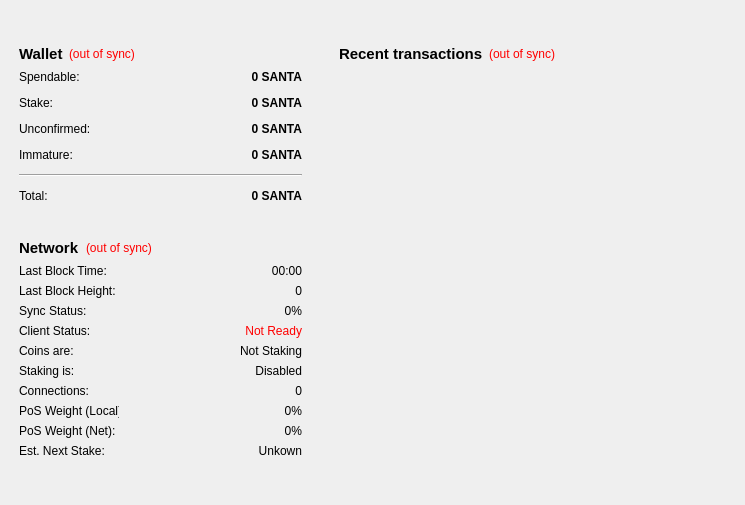
<?xml version="1.0" encoding="UTF-8"?>
<ui version="4.0">
 <class>OverviewPage</class>
 <widget class="QWidget" name="OverviewPage">
  <property name="geometry">
   <rect>
    <x>0</x>
    <y>0</y>
    <width>745</width>
    <height>505</height>
   </rect>
  </property>
  <property name="windowTitle">
   <string>Form</string>
  </property>
  <widget class="QWidget" name="layoutWidget00">
   <property name="geometry">
    <rect>
     <x>330</x>
     <y>35</y>
     <width>401</width>
     <height>461</height>
    </rect>
   </property>
   <layout class="QVBoxLayout" name="verticalLayout_3">
    <item>
     <widget class="QWidget" name="widget_2" native="true">
      <layout class="QVBoxLayout" name="verticalLayout">
       <item>
        <layout class="QHBoxLayout" name="horizontalLayout_2">
         <item>
          <widget class="QLabel" name="label_4">
           <property name="font">
            <font>
             <pointsize>11</pointsize>
             <weight>75</weight>
             <bold>true</bold>
            </font>
           </property>
           <property name="text">
            <string>&lt;b&gt;Recent transactions&lt;/b&gt;</string>
           </property>
          </widget>
         </item>
         <item>
          <widget class="QLabel" name="labelTransactionsStatus">
           <property name="toolTip">
            <string>The displayed information may be out of date. Your wallet automatically synchronizes with the SantaCoin network after a connection is established, but this process has not completed yet.</string>
           </property>
           <property name="styleSheet">
            <string notr="true">QLabel { color: red; }</string>
           </property>
           <property name="text">
            <string notr="true">(out of sync)</string>
           </property>
           <property name="alignment">
            <set>Qt::AlignRight|Qt::AlignTrailing|Qt::AlignVCenter</set>
           </property>
          </widget>
         </item>
         <item>
          <spacer name="horizontalSpacer">
           <property name="orientation">
            <enum>Qt::Horizontal</enum>
           </property>
           <property name="sizeHint" stdset="0">
            <size>
             <width>40</width>
             <height>20</height>
            </size>
           </property>
          </spacer>
         </item>
        </layout>
       </item>
       <item>
        <widget class="QListView" name="listTransactions">
         <property name="styleSheet">
          <string notr="true">QListView { background: transparent; }</string>
         </property>
         <property name="frameShape">
          <enum>QFrame::NoFrame</enum>
         </property>
         <property name="verticalScrollBarPolicy">
          <enum>Qt::ScrollBarAlwaysOff</enum>
         </property>
         <property name="horizontalScrollBarPolicy">
          <enum>Qt::ScrollBarAlwaysOff</enum>
         </property>
         <property name="selectionMode">
          <enum>QAbstractItemView::NoSelection</enum>
         </property>
        </widget>
       </item>
      </layout>
     </widget>
    </item>
   </layout>
  </widget>
  <widget class="QWidget" name="layoutWidget01">
   <property name="geometry">
    <rect>
     <x>10</x>
     <y>35</y>
     <width>301</width>
     <height>461</height>
    </rect>
   </property>
   <layout class="QVBoxLayout" name="verticalLayout_2">
    <item>
     <widget class="QWidget" name="widget_wallview" native="true">
      <layout class="QVBoxLayout" name="verticalLayout_4">
       <item>
        <layout class="QHBoxLayout" name="horizontalLayout_4">
         <item>
          <widget class="QLabel" name="label_5">
           <property name="font">
            <font>
             <pointsize>11</pointsize>
             <weight>75</weight>
             <bold>true</bold>
            </font>
           </property>
           <property name="text">
            <string>Wallet</string>
           </property>
          </widget>
         </item>
         <item>
          <widget class="QLabel" name="labelWalletStatus">
           <property name="toolTip">
            <string>The displayed information may be out of date. Your wallet automatically synchronizes with the SantaCoin network after a connection is established, but this process has not completed yet.</string>
           </property>
           <property name="styleSheet">
            <string notr="true">QLabel { color: red; }</string>
           </property>
           <property name="text">
            <string notr="true">(out of sync)</string>
           </property>
           <property name="alignment">
            <set>Qt::AlignLeading|Qt::AlignLeft|Qt::AlignVCenter</set>
           </property>
          </widget>
         </item>
         <item>
          <spacer name="horizontalSpacer_2">
           <property name="orientation">
            <enum>Qt::Horizontal</enum>
           </property>
           <property name="sizeHint" stdset="0">
            <size>
             <width>40</width>
             <height>20</height>
            </size>
           </property>
          </spacer>
         </item>
        </layout>
       </item>
       <item>
        <layout class="QFormLayout" name="formLayout_2">
         <property name="fieldGrowthPolicy">
          <enum>QFormLayout::AllNonFixedFieldsGrow</enum>
         </property>
         <property name="horizontalSpacing">
          <number>12</number>
         </property>
         <property name="verticalSpacing">
          <number>12</number>
         </property>
         <item row="0" column="0">
          <widget class="QLabel" name="label">
           <property name="text">
            <string>Spendable:</string>
           </property>
          </widget>
         </item>
         <item row="0" column="1">
          <widget class="QLabel" name="labelBalance">
           <property name="font">
            <font>
             <weight>75</weight>
             <bold>true</bold>
            </font>
           </property>
           <property name="cursor">
            <cursorShape>IBeamCursor</cursorShape>
           </property>
           <property name="toolTip">
            <string>Your current spendable balance</string>
           </property>
           <property name="text">
            <string notr="true">0 SANTA</string>
           </property>
           <property name="alignment">
            <set>Qt::AlignRight|Qt::AlignTrailing|Qt::AlignVCenter</set>
           </property>
           <property name="textInteractionFlags">
            <set>Qt::LinksAccessibleByMouse|Qt::TextSelectableByKeyboard|Qt::TextSelectableByMouse</set>
           </property>
          </widget>
         </item>
         <item row="1" column="0">
          <widget class="QLabel" name="label_6">
           <property name="text">
            <string>Stake:</string>
           </property>
          </widget>
         </item>
         <item row="1" column="1">
          <widget class="QLabel" name="labelStake">
           <property name="font">
            <font>
             <weight>75</weight>
             <bold>true</bold>
            </font>
           </property>
           <property name="cursor">
            <cursorShape>IBeamCursor</cursorShape>
           </property>
           <property name="toolTip">
            <string>Total of coins that was staked, and do not yet count toward the current balance</string>
           </property>
           <property name="text">
            <string notr="true">0 SANTA</string>
           </property>
           <property name="alignment">
            <set>Qt::AlignRight|Qt::AlignTrailing|Qt::AlignVCenter</set>
           </property>
           <property name="textInteractionFlags">
            <set>Qt::LinksAccessibleByMouse|Qt::TextSelectableByKeyboard|Qt::TextSelectableByMouse</set>
           </property>
          </widget>
         </item>
         <item row="2" column="0">
          <widget class="QLabel" name="label_3">
           <property name="text">
            <string>Unconfirmed:</string>
           </property>
          </widget>
         </item>
         <item row="2" column="1">
          <widget class="QLabel" name="labelUnconfirmed">
           <property name="font">
            <font>
             <weight>75</weight>
             <bold>true</bold>
            </font>
           </property>
           <property name="cursor">
            <cursorShape>IBeamCursor</cursorShape>
           </property>
           <property name="toolTip">
            <string>Total of transactions that have yet to be confirmed, and do not yet count toward the current balance</string>
           </property>
           <property name="text">
            <string notr="true">0 SANTA</string>
           </property>
           <property name="alignment">
            <set>Qt::AlignRight|Qt::AlignTrailing|Qt::AlignVCenter</set>
           </property>
           <property name="textInteractionFlags">
            <set>Qt::LinksAccessibleByMouse|Qt::TextSelectableByKeyboard|Qt::TextSelectableByMouse</set>
           </property>
          </widget>
         </item>
         <item row="3" column="0">
          <widget class="QLabel" name="labelImmatureText">
           <property name="text">
            <string>Immature:</string>
           </property>
          </widget>
         </item>
         <item row="3" column="1">
          <widget class="QLabel" name="labelImmature">
           <property name="font">
            <font>
             <weight>75</weight>
             <bold>true</bold>
            </font>
           </property>
           <property name="toolTip">
            <string>Mined balance that has not yet matured</string>
           </property>
           <property name="text">
            <string notr="true">0 SANTA</string>
           </property>
           <property name="alignment">
            <set>Qt::AlignRight|Qt::AlignTrailing|Qt::AlignVCenter</set>
           </property>
           <property name="textInteractionFlags">
            <set>Qt::LinksAccessibleByMouse|Qt::TextSelectableByKeyboard|Qt::TextSelectableByMouse</set>
           </property>
          </widget>
         </item>
         <item row="4" column="0" colspan="2">
          <widget class="Line" name="line">
           <property name="orientation">
            <enum>Qt::Horizontal</enum>
           </property>
          </widget>
         </item>
         <item row="5" column="0">
          <widget class="QLabel" name="labelTotalText">
           <property name="text">
            <string>Total:</string>
           </property>
          </widget>
         </item>
         <item row="5" column="1">
          <widget class="QLabel" name="labelTotal">
           <property name="font">
            <font>
             <weight>75</weight>
             <bold>true</bold>
            </font>
           </property>
           <property name="cursor">
            <cursorShape>IBeamCursor</cursorShape>
           </property>
           <property name="toolTip">
            <string>Your current total balance</string>
           </property>
           <property name="text">
            <string notr="true">0 SANTA</string>
           </property>
           <property name="alignment">
            <set>Qt::AlignRight|Qt::AlignTrailing|Qt::AlignVCenter</set>
           </property>
           <property name="textInteractionFlags">
            <set>Qt::LinksAccessibleByMouse|Qt::TextSelectableByKeyboard|Qt::TextSelectableByMouse</set>
           </property>
          </widget>
         </item>
        </layout>
       </item>
       <item>
        <spacer name="verticalSpacer_2">
         <property name="orientation">
          <enum>Qt::Vertical</enum>
         </property>
         <property name="sizeHint" stdset="0">
          <size>
           <width>20</width>
           <height>40</height>
          </size>
         </property>
        </spacer>
       </item>
       <item>
        <layout class="QHBoxLayout" name="horizontalLayout_7">
         <item>
          <widget class="QLabel" name="label_11">
           <property name="font">
            <font>
             <pointsize>11</pointsize>
             <weight>75</weight>
             <bold>true</bold>
            </font>
           </property>
           <property name="text">
            <string>Network</string>
           </property>
          </widget>
         </item>
         <item>
          <widget class="QLabel" name="labelNetStatus">
           <property name="toolTip">
            <string>The displayed information may be out of date. Your wallet automatically synchronizes with the SantaCoin network after a connection is established, but this process has not completed yet.</string>
           </property>
           <property name="styleSheet">
            <string notr="true">QLabel { color: red; }</string>
           </property>
           <property name="text">
            <string notr="true">(out of sync)</string>
           </property>
           <property name="alignment">
            <set>Qt::AlignLeading|Qt::AlignLeft|Qt::AlignVCenter</set>
           </property>
          </widget>
         </item>
         <item>
          <spacer name="horizontalSpacer_5">
           <property name="orientation">
            <enum>Qt::Horizontal</enum>
           </property>
           <property name="sizeHint" stdset="0">
            <size>
             <width>40</width>
             <height>20</height>
            </size>
           </property>
          </spacer>
         </item>
        </layout>
       </item>
       <item>
        <layout class="QVBoxLayout" name="verticalLayout_7">
         <item>
          <layout class="QHBoxLayout" name="horizontalLayout_20">
           <item>
            <widget class="QLabel" name="label_13">
             <property name="maximumSize">
              <size>
               <width>100</width>
               <height>16777215</height>
              </size>
             </property>
             <property name="text">
              <string>Last Block Time:</string>
             </property>
            </widget>
           </item>
           <item>
            <widget class="QLabel" name="lbTime">
             <property name="text">
              <string>00:00</string>
             </property>
             <property name="alignment">
              <set>Qt::AlignRight|Qt::AlignTrailing|Qt::AlignVCenter</set>
             </property>
            </widget>
           </item>
          </layout>
         </item>
         <item>
          <layout class="QHBoxLayout" name="horizontalLayout_21">
           <item>
            <widget class="QLabel" name="label_15">
             <property name="maximumSize">
              <size>
               <width>100</width>
               <height>16777215</height>
              </size>
             </property>
             <property name="text">
              <string>Last Block Height:</string>
             </property>
            </widget>
           </item>
           <item>
            <widget class="QLabel" name="lbHeight">
             <property name="text">
              <string>0</string>
             </property>
             <property name="alignment">
              <set>Qt::AlignRight|Qt::AlignTrailing|Qt::AlignVCenter</set>
             </property>
            </widget>
           </item>
          </layout>
         </item>
         <item>
          <layout class="QHBoxLayout" name="horizontalLayout_22">
           <item>
            <widget class="QLabel" name="label_16">
             <property name="maximumSize">
              <size>
               <width>100</width>
               <height>16777215</height>
              </size>
             </property>
             <property name="text">
              <string>Sync Status:</string>
             </property>
            </widget>
           </item>
           <item>
            <widget class="QLabel" name="sncStatus">
             <property name="text">
              <string>0%</string>
             </property>
             <property name="alignment">
              <set>Qt::AlignRight|Qt::AlignTrailing|Qt::AlignVCenter</set>
             </property>
            </widget>
           </item>
          </layout>
         </item>
         <item>
          <layout class="QHBoxLayout" name="horizontalLayout_24">
           <item>
            <widget class="QLabel" name="label_18">
             <property name="maximumSize">
              <size>
               <width>100</width>
               <height>16777215</height>
              </size>
             </property>
             <property name="text">
              <string>Client Status:</string>
             </property>
            </widget>
           </item>
           <item>
            <widget class="QLabel" name="clStat">
             <property name="styleSheet">
              <string notr="true">QLabel { color: red; }</string>
             </property>
             <property name="text">
              <string>Not Ready</string>
             </property>
             <property name="alignment">
              <set>Qt::AlignRight|Qt::AlignTrailing|Qt::AlignVCenter</set>
             </property>
            </widget>
           </item>
          </layout>
         </item>
         <item>
          <layout class="QHBoxLayout" name="horizontalLayout_25">
           <item>
            <widget class="QLabel" name="label_19">
             <property name="maximumSize">
              <size>
               <width>100</width>
               <height>16777215</height>
              </size>
             </property>
             <property name="text">
              <string>Coins are:</string>
             </property>
            </widget>
           </item>
           <item>
            <widget class="QLabel" name="stkstat">
             <property name="text">
              <string>Not Staking</string>
             </property>
             <property name="alignment">
              <set>Qt::AlignRight|Qt::AlignTrailing|Qt::AlignVCenter</set>
             </property>
            </widget>
           </item>
          </layout>
         </item>
         <item>
          <layout class="QHBoxLayout" name="horizontalLayout_17">
           <item>
            <widget class="QLabel" name="label_23">
             <property name="maximumSize">
              <size>
               <width>100</width>
               <height>16777215</height>
              </size>
             </property>
             <property name="text">
              <string>Staking is:</string>
             </property>
            </widget>
           </item>
           <item>
            <widget class="QLabel" name="stken">
             <property name="text">
              <string>Disabled</string>
             </property>
             <property name="alignment">
              <set>Qt::AlignRight|Qt::AlignTrailing|Qt::AlignVCenter</set>
             </property>
            </widget>
           </item>
          </layout>
         </item>
         <item>
          <layout class="QHBoxLayout" name="horizontalLayout_23">
           <item>
            <widget class="QLabel" name="label_17">
             <property name="maximumSize">
              <size>
               <width>100</width>
               <height>16777215</height>
              </size>
             </property>
             <property name="text">
              <string>Connections:</string>
             </property>
            </widget>
           </item>
           <item>
            <widget class="QLabel" name="lbcon">
             <property name="text">
              <string>0</string>
             </property>
             <property name="alignment">
              <set>Qt::AlignRight|Qt::AlignTrailing|Qt::AlignVCenter</set>
             </property>
            </widget>
           </item>
          </layout>
         </item>
         <item>
          <layout class="QHBoxLayout" name="horizontalLayout_26">
           <item>
            <widget class="QLabel" name="label_20">
             <property name="maximumSize">
              <size>
               <width>100</width>
               <height>16777215</height>
              </size>
             </property>
             <property name="text">
              <string>PoS Weight (Local):</string>
             </property>
            </widget>
           </item>
           <item>
            <widget class="QLabel" name="urweight_2">
             <property name="text">
              <string>0%</string>
             </property>
             <property name="alignment">
              <set>Qt::AlignRight|Qt::AlignTrailing|Qt::AlignVCenter</set>
             </property>
            </widget>
           </item>
          </layout>
         </item>
         <item>
          <layout class="QHBoxLayout" name="horizontalLayout_27">
           <item>
            <widget class="QLabel" name="label_21">
             <property name="maximumSize">
              <size>
               <width>100</width>
               <height>16777215</height>
              </size>
             </property>
             <property name="text">
              <string>PoS Weight (Net):</string>
             </property>
            </widget>
           </item>
           <item>
            <widget class="QLabel" name="netweight_2">
             <property name="text">
              <string>0%</string>
             </property>
             <property name="alignment">
              <set>Qt::AlignRight|Qt::AlignTrailing|Qt::AlignVCenter</set>
             </property>
            </widget>
           </item>
          </layout>
         </item>
         <item>
          <layout class="QHBoxLayout" name="horizontalLayout_8">
           <item>
            <widget class="QLabel" name="label_24">
             <property name="maximumSize">
              <size>
               <width>100</width>
               <height>16777215</height>
              </size>
             </property>
             <property name="text">
              <string>Est. Next Stake:</string>
             </property>
            </widget>
           </item>
           <item>
            <widget class="QLabel" name="estnxt">
             <property name="text">
              <string>Unkown</string>
             </property>
             <property name="alignment">
              <set>Qt::AlignRight|Qt::AlignTrailing|Qt::AlignVCenter</set>
             </property>
            </widget>
           </item>
          </layout>
         </item>
         <item>
          <layout class="QVBoxLayout" name="verticalLayout_8"/>
         </item>
        </layout>
       </item>
       <item>
        <spacer name="verticalSpacer">
         <property name="orientation">
          <enum>Qt::Vertical</enum>
         </property>
         <property name="sizeHint" stdset="0">
          <size>
           <width>20</width>
           <height>40</height>
          </size>
         </property>
        </spacer>
       </item>
      </layout>
     </widget>
    </item>
   </layout>
  </widget>
 </widget>
 <resources/>
 <connections/>
</ui>
